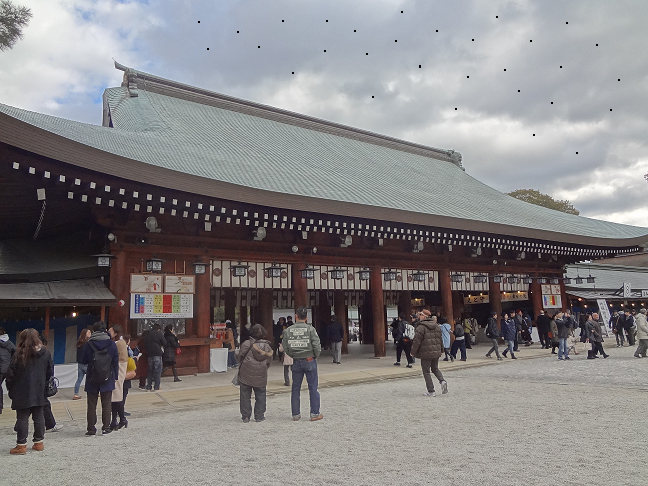
#> input picture jingu_s_noize.png, 648 x 486 px
$ jupyter execute '課題1.ipynb'
#> lines starting #> are read from the running program, lines starting #| are printed output that depends on the picture
[cell 1]
#-*- coding: utf-8 -*-
import cv2
import math
import numpy as np

file_src = 'jingu_s_noize.png'
file_dst = 'dst_png'

img_src = cv2.imread(file_src,1)#入力画像の読み込み
#> img_src is the input picture: shape (486, 648, 3); mean B, G, R 130.6, 129.6, 132.2

img_dst = cv2.medianBlur(img_src, 9)
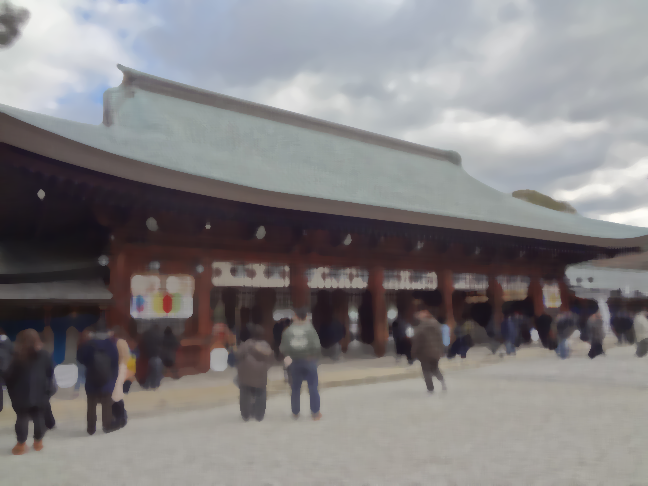
#> img_dst: shape (486, 648, 3); mean B, G, R 129.7, 128.7, 131.3
#表示
cv2.imshow("src Show Input Image", img_src)#入力画像表示
cv2.imshow("dst Show color Image", img_dst)#出力画像表示

cv2.waitKey(0)
cv2.destroyAllWindows()


$ run again, with cat-mosaic.png copied over jingu_s_noize.png
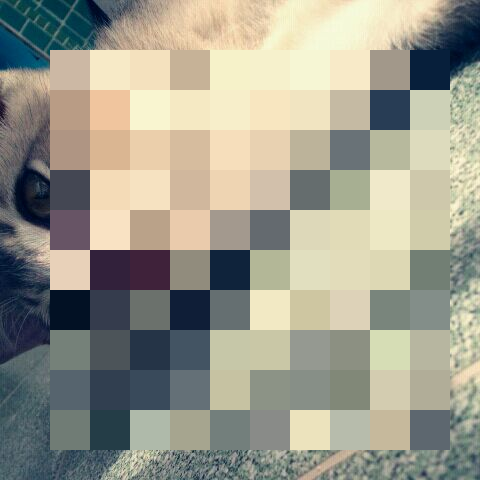
#> input picture cat-mosaic.png, 480 x 480 px
#> img_src is the input picture: shape (480, 480, 3); mean B, G, R 141, 155, 155.9
#> `img_dst = cv2.medianBlur(img_src, 9)`:
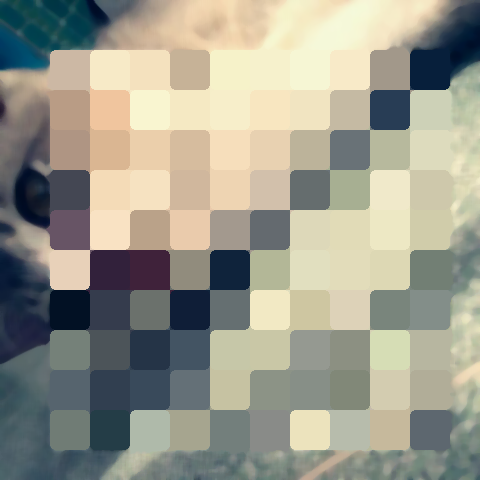
#> img_dst: shape (480, 480, 3); mean B, G, R 141.1, 155.1, 156
